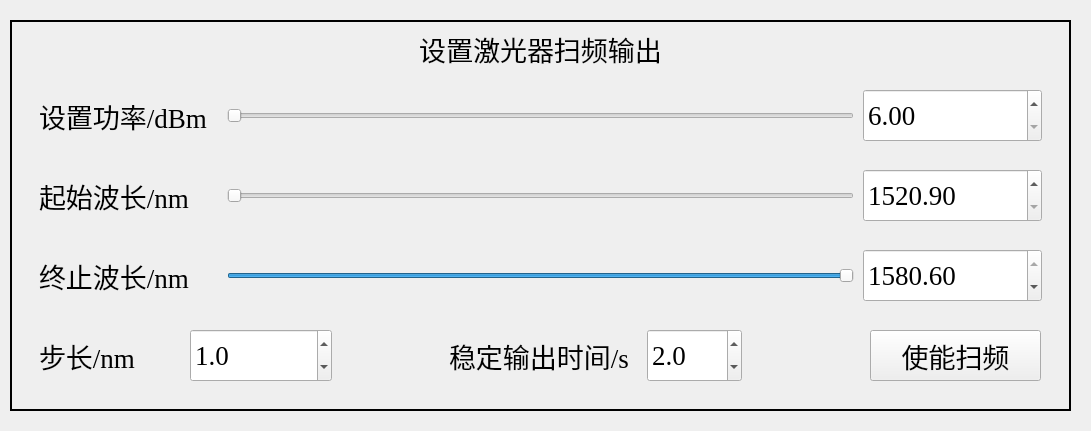
       <widget class="QWidget" name="widget" native="true">
        <property name="geometry">
         <rect>
          <x>30</x>
          <y>390</y>
          <width>1091</width>
          <height>431</height>
         </rect>
        </property>
        <widget class="QWidget" name="horizontalLayoutWidget_9">
         <property name="geometry">
          <rect>
           <x>30</x>
           <y>80</y>
           <width>1021</width>
           <height>71</height>
          </rect>
         </property>
         <layout class="QHBoxLayout" name="horizontalLayoutMultiFreqSetPwrLaser_1" stretch="2,7,2">
          <property name="spacing">
           <number>9</number>
          </property>
          <property name="leftMargin">
           <number>9</number>
          </property>
          <property name="topMargin">
           <number>9</number>
          </property>
          <property name="rightMargin">
           <number>9</number>
          </property>
          <property name="bottomMargin">
           <number>9</number>
          </property>
          <item>
           <widget class="QLabel" name="labelMultiFreqSetPwrLaser_1">
            <property name="sizePolicy">
             <sizepolicy hsizetype="Ignored" vsizetype="Ignored">
              <horstretch>0</horstretch>
              <verstretch>0</verstretch>
             </sizepolicy>
            </property>
            <property name="font">
             <font>
              <family>Times New Roman</family>
              <pointsize>20</pointsize>
             </font>
            </property>
            <property name="text">
             <string>设置功率/dBm</string>
            </property>
           </widget>
          </item>
          <item>
           <widget class="QSlider" name="horizontalSliderMultiFreqSetPwrLaser_1">
            <property name="minimum">
             <number>600</number>
            </property>
            <property name="maximum">
             <number>1350</number>
            </property>
            <property name="pageStep">
             <number>50</number>
            </property>
            <property name="orientation">
             <enum>Qt::Horizontal</enum>
            </property>
           </widget>
          </item>
          <item>
           <widget class="QDoubleSpinBox" name="doubleSpinBoxMultiFreqSetPwrLaser_1">
            <property name="sizePolicy">
             <sizepolicy hsizetype="Ignored" vsizetype="Ignored">
              <horstretch>0</horstretch>
              <verstretch>0</verstretch>
             </sizepolicy>
            </property>
            <property name="font">
             <font>
              <family>Times New Roman</family>
              <pointsize>20</pointsize>
             </font>
            </property>
            <property name="decimals">
             <number>2</number>
            </property>
            <property name="minimum">
             <double>6.000000000000000</double>
            </property>
            <property name="maximum">
             <double>13.500000000000000</double>
            </property>
            <property name="singleStep">
             <double>0.010000000000000</double>
            </property>
            <property name="value">
             <double>6.000000000000000</double>
            </property>
           </widget>
          </item>
         </layout>
        </widget>
        <widget class="QWidget" name="horizontalLayoutWidget_10">
         <property name="geometry">
          <rect>
           <x>30</x>
           <y>160</y>
           <width>1021</width>
           <height>71</height>
          </rect>
         </property>
         <layout class="QHBoxLayout" name="horizontalLayoutStartWavelnLaser_1" stretch="2,7,2">
          <property name="spacing">
           <number>9</number>
          </property>
          <property name="leftMargin">
           <number>9</number>
          </property>
          <property name="topMargin">
           <number>9</number>
          </property>
          <property name="rightMargin">
           <number>9</number>
          </property>
          <property name="bottomMargin">
           <number>9</number>
          </property>
          <item>
           <widget class="QLabel" name="labelStartWavelnLaser_1">
            <property name="sizePolicy">
             <sizepolicy hsizetype="Ignored" vsizetype="Ignored">
              <horstretch>0</horstretch>
              <verstretch>0</verstretch>
             </sizepolicy>
            </property>
            <property name="font">
             <font>
              <family>Times New Roman</family>
              <pointsize>20</pointsize>
             </font>
            </property>
            <property name="text">
             <string>起始波长/nm</string>
            </property>
           </widget>
          </item>
          <item>
           <widget class="QSlider" name="horizontalSliderStartWavelnLaser_1">
            <property name="minimum">
             <number>15209</number>
            </property>
            <property name="maximum">
             <number>15806</number>
            </property>
            <property name="singleStep">
             <number>1</number>
            </property>
            <property name="value">
             <number>15209</number>
            </property>
            <property name="orientation">
             <enum>Qt::Horizontal</enum>
            </property>
           </widget>
          </item>
          <item>
           <widget class="QDoubleSpinBox" name="doubleSpinBoxStartWavelnLaser_1">
            <property name="sizePolicy">
             <sizepolicy hsizetype="Ignored" vsizetype="Ignored">
              <horstretch>0</horstretch>
              <verstretch>0</verstretch>
             </sizepolicy>
            </property>
            <property name="font">
             <font>
              <family>Times New Roman</family>
              <pointsize>20</pointsize>
             </font>
            </property>
            <property name="decimals">
             <number>2</number>
            </property>
            <property name="minimum">
             <double>1520.900000000000091</double>
            </property>
            <property name="maximum">
             <double>1580.599999999999909</double>
            </property>
            <property name="singleStep">
             <double>0.100000000000000</double>
            </property>
            <property name="value">
             <double>1520.900000000000091</double>
            </property>
           </widget>
          </item>
         </layout>
        </widget>
        <widget class="QWidget" name="horizontalLayoutWidget_11">
         <property name="geometry">
          <rect>
           <x>30</x>
           <y>240</y>
           <width>1021</width>
           <height>71</height>
          </rect>
         </property>
         <layout class="QHBoxLayout" name="horizontalLayoutEndWavelnLaser_1" stretch="2,7,2">
          <property name="spacing">
           <number>9</number>
          </property>
          <property name="leftMargin">
           <number>9</number>
          </property>
          <property name="topMargin">
           <number>9</number>
          </property>
          <property name="rightMargin">
           <number>9</number>
          </property>
          <property name="bottomMargin">
           <number>9</number>
          </property>
          <item>
           <widget class="QLabel" name="labelEndWavelnLaser_1">
            <property name="sizePolicy">
             <sizepolicy hsizetype="Ignored" vsizetype="Ignored">
              <horstretch>0</horstretch>
              <verstretch>0</verstretch>
             </sizepolicy>
            </property>
            <property name="font">
             <font>
              <family>Times New Roman</family>
              <pointsize>20</pointsize>
             </font>
            </property>
            <property name="text">
             <string>终止波长/nm</string>
            </property>
           </widget>
          </item>
          <item>
           <widget class="QSlider" name="horizontalSliderEndWavelnLaser_1">
            <property name="minimum">
             <number>15209</number>
            </property>
            <property name="maximum">
             <number>15806</number>
            </property>
            <property name="singleStep">
             <number>1</number>
            </property>
            <property name="value">
             <number>15806</number>
            </property>
            <property name="sliderPosition">
             <number>15806</number>
            </property>
            <property name="orientation">
             <enum>Qt::Horizontal</enum>
            </property>
           </widget>
          </item>
          <item>
           <widget class="QDoubleSpinBox" name="doubleSpinBoxEndWavelnLaser_1">
            <property name="sizePolicy">
             <sizepolicy hsizetype="Ignored" vsizetype="Ignored">
              <horstretch>0</horstretch>
              <verstretch>0</verstretch>
             </sizepolicy>
            </property>
            <property name="font">
             <font>
              <family>Times New Roman</family>
              <pointsize>20</pointsize>
             </font>
            </property>
            <property name="decimals">
             <number>2</number>
            </property>
            <property name="minimum">
             <double>1520.900000000000091</double>
            </property>
            <property name="maximum">
             <double>1580.599999999999909</double>
            </property>
            <property name="singleStep">
             <double>0.100000000000000</double>
            </property>
            <property name="value">
             <double>1580.599999999999909</double>
            </property>
           </widget>
          </item>
         </layout>
        </widget>
        <widget class="QWidget" name="horizontalLayoutWidget_12">
         <property name="geometry">
          <rect>
           <x>30</x>
           <y>320</y>
           <width>311</width>
           <height>71</height>
          </rect>
         </property>
         <layout class="QHBoxLayout" name="horizontalLayoutSetplnLaser_1" stretch="2,2">
          <property name="spacing">
           <number>9</number>
          </property>
          <property name="leftMargin">
           <number>9</number>
          </property>
          <property name="topMargin">
           <number>9</number>
          </property>
          <property name="rightMargin">
           <number>9</number>
          </property>
          <property name="bottomMargin">
           <number>9</number>
          </property>
          <item>
           <widget class="QLabel" name="labelSetplnLaser_1">
            <property name="sizePolicy">
             <sizepolicy hsizetype="Ignored" vsizetype="Ignored">
              <horstretch>0</horstretch>
              <verstretch>0</verstretch>
             </sizepolicy>
            </property>
            <property name="font">
             <font>
              <family>Times New Roman</family>
              <pointsize>20</pointsize>
             </font>
            </property>
            <property name="text">
             <string>步长/nm</string>
            </property>
           </widget>
          </item>
          <item>
           <widget class="QDoubleSpinBox" name="doubleSpinBoxSteplnLaser_1">
            <property name="sizePolicy">
             <sizepolicy hsizetype="Ignored" vsizetype="Ignored">
              <horstretch>0</horstretch>
              <verstretch>0</verstretch>
             </sizepolicy>
            </property>
            <property name="font">
             <font>
              <family>Times New Roman</family>
              <pointsize>20</pointsize>
             </font>
            </property>
            <property name="decimals">
             <number>1</number>
            </property>
            <property name="minimum">
             <double>0.100000000000000</double>
            </property>
            <property name="maximum">
             <double>50.000000000000000</double>
            </property>
            <property name="singleStep">
             <double>0.100000000000000</double>
            </property>
            <property name="value">
             <double>1.000000000000000</double>
            </property>
           </widget>
          </item>
         </layout>
        </widget>
        <widget class="QWidget" name="horizontalLayoutWidget_13">
         <property name="geometry">
          <rect>
           <x>440</x>
           <y>320</y>
           <width>311</width>
           <height>71</height>
          </rect>
         </property>
         <layout class="QHBoxLayout" name="horizontalLayoutStableDurLaser_1" stretch="4,2">
          <property name="spacing">
           <number>9</number>
          </property>
          <property name="leftMargin">
           <number>9</number>
          </property>
          <property name="topMargin">
           <number>9</number>
          </property>
          <property name="rightMargin">
           <number>9</number>
          </property>
          <property name="bottomMargin">
           <number>9</number>
          </property>
          <item>
           <widget class="QLabel" name="labelStableDurLaser_1">
            <property name="sizePolicy">
             <sizepolicy hsizetype="Ignored" vsizetype="Ignored">
              <horstretch>0</horstretch>
              <verstretch>0</verstretch>
             </sizepolicy>
            </property>
            <property name="font">
             <font>
              <family>Times New Roman</family>
              <pointsize>20</pointsize>
             </font>
            </property>
            <property name="text">
             <string>稳定输出时间/s</string>
            </property>
           </widget>
          </item>
          <item>
           <widget class="QDoubleSpinBox" name="doubleSpinBoxStableDurLaser_1">
            <property name="sizePolicy">
             <sizepolicy hsizetype="Ignored" vsizetype="Ignored">
              <horstretch>0</horstretch>
              <verstretch>0</verstretch>
             </sizepolicy>
            </property>
            <property name="font">
             <font>
              <family>Times New Roman</family>
              <pointsize>20</pointsize>
             </font>
            </property>
            <property name="decimals">
             <number>1</number>
            </property>
            <property name="minimum">
             <double>0.500000000000000</double>
            </property>
            <property name="maximum">
             <double>60.000000000000000</double>
            </property>
            <property name="singleStep">
             <double>0.100000000000000</double>
            </property>
            <property name="value">
             <double>2.000000000000000</double>
            </property>
           </widget>
          </item>
         </layout>
        </widget>
        <widget class="QLabel" name="labelBgHintWatchMultiLaser_1">
         <property name="geometry">
          <rect>
           <x>10</x>
           <y>20</y>
           <width>1061</width>
           <height>391</height>
          </rect>
         </property>
         <property name="font">
          <font>
           <family>Times New Roman</family>
           <pointsize>20</pointsize>
          </font>
         </property>
         <property name="frameShape">
          <enum>QFrame::WinPanel</enum>
         </property>
         <property name="text">
          <string>设置激光器扫频输出</string>
         </property>
         <property name="alignment">
          <set>Qt::AlignHCenter|Qt::AlignTop</set>
         </property>
         <property name="margin">
          <number>10</number>
         </property>
        </widget>
        <widget class="QPushButton" name="pushButtonMultiFreqEnableLaser_1">
         <property name="enabled">
          <bool>true</bool>
         </property>
         <property name="geometry">
          <rect>
           <x>870</x>
           <y>330</y>
           <width>171</width>
           <height>51</height>
          </rect>
         </property>
         <property name="sizePolicy">
          <sizepolicy hsizetype="Ignored" vsizetype="Ignored">
           <horstretch>0</horstretch>
           <verstretch>0</verstretch>
          </sizepolicy>
         </property>
         <property name="font">
          <font>
           <family>Times New Roman</family>
           <pointsize>20</pointsize>
          </font>
         </property>
         <property name="text">
          <string>使能扫频</string>
         </property>
        </widget>
        <zorder>labelBgHintWatchMultiLaser_1</zorder>
        <zorder>horizontalLayoutWidget_9</zorder>
        <zorder>horizontalLayoutWidget_10</zorder>
        <zorder>horizontalLayoutWidget_11</zorder>
        <zorder>horizontalLayoutWidget_12</zorder>
        <zorder>horizontalLayoutWidget_13</zorder>
        <zorder>pushButtonMultiFreqEnableLaser_1</zorder>
       </widget>
